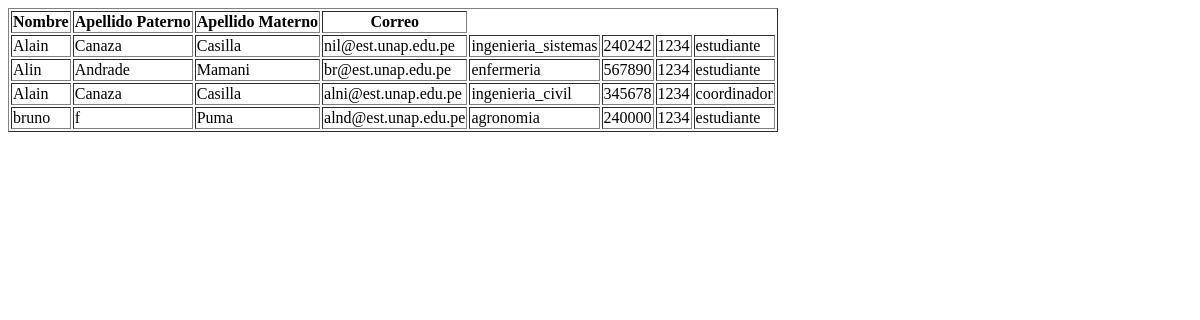
The page /listarpersona/ on the database as committed earlier.
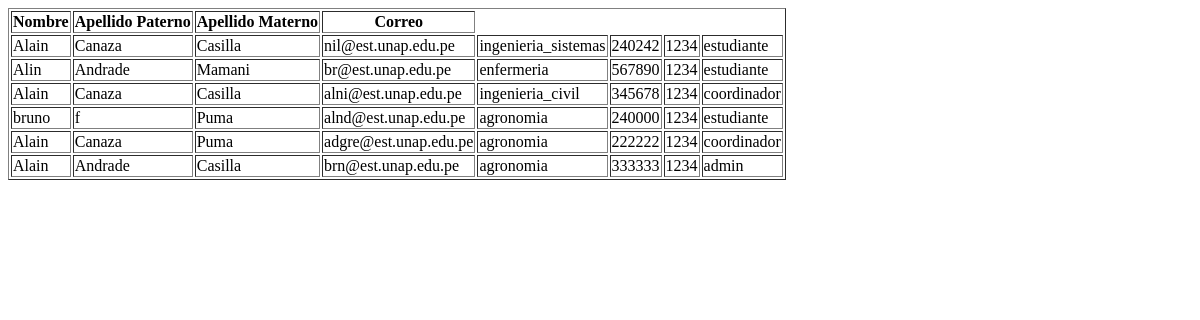
The same page on the database as committed later.
### ReservaCanchasUNA/models.py (models this page shows, shortened)
class Persona(models.Model):
    nombre = models.CharField(max_length=100, blank=True, null=True)
    apellido_paterno = models.CharField(max_length=100, blank=True, null=True)
    apellido_materno = models.CharField(max_length=100, blank=True, null=True)
    correo = models.EmailField(max_length=100, unique=True, blank=True, null=True)
    escuela = models.CharField(max_length=100, blank=True, null=True)
    codigo = models.IntegerField( unique=True,
        blank=True, # Considera cambiar a False si siempre debe ser obligatorio
        null=True,  # Considera cambiar a False si siempre debe ser obligatorio
        validators=[
            MinValueValidator(100000, message="El código debe tener 6 dígitos."),
            MaxValueValidator(999999, message="El código debe tener 6 dígitos.")
        ]
    )
    contrasena = models.CharField(max_length=100, blank=True, null=True)
    rol = models.CharField(max_length=100, default='estudiante', null=False)
    penalizado = models.BooleanField(default=False)
    penalizacion_motivo = models.TextField(blank=True, null=True)
    fecha_reserva = models.DateTimeField(auto_now_add=True, null=True, blank=True)

### ReservaCanchasUNA/views.py (the view)
# urls.py: path('listarpersona/', views.listar_personas, name='listar_personas'),
def listar_personas(request):
    return render(request, "ReservaCanchasUNA/lista_personas.html",{"personas":models.Persona.objects.all()})

### ReservaCanchasUNA/templates/ReservaCanchasUNA/lista_personas.html (shortened to what this page needs)
{% load crispy_forms_tags %}
<!DOCTYPE html>
<html lang="en">
<head>
</head>
<body>
  <table border="1">
    <thead>
        <tr>
            <th>Nombre</th>
            <th>Apellido Paterno</th>
            <th>Apellido Materno</th>
             <th>Correo</th>
        </tr>
    </thead>
    <tbody>
        {% for persona in personas %}
        <tr>
            <td>{{ persona.nombre }}</td>
            <td>{{ persona.apellido_paterno }}</td>
            <td>{{ persona.apellido_materno }}</td>
            <td>{{ persona.correo }}</td>
            <td>{{ persona.escuela }}</td>
            <td>{{ persona.codigo }}</td>
            <td>{{ persona.contrasena }}</td>
            <td>{{ persona.rol }}</td>
        </tr>
        {% endfor %}
    </tbody>
</table>
</body>
</html>

Rows that differ between the two databases and show on the page:
added Persona: nombre "Alain", apellido_paterno "Canaza", apellido_materno "Puma", correo "adgre@est.unap.edu.pe", escuela "agronomia", codigo "222222", contrasena "1234", rol "coordinador"
added Persona: nombre "Alain", apellido_paterno "Andrade", apellido_materno "Casilla", correo "brn@est.unap.edu.pe", escuela "agronomia", codigo "333333", contrasena "1234", rol "admin"
